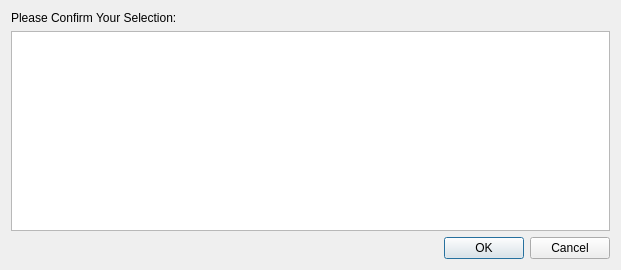
<?xml version="1.0" encoding="UTF-8"?>
<ui version="4.0">
 <class>ComfirmSelection</class>
 <widget class="QDialog" name="ComfirmSelection">
  <property name="geometry">
   <rect>
    <x>0</x>
    <y>0</y>
    <width>621</width>
    <height>270</height>
   </rect>
  </property>
  <property name="windowTitle">
   <string>Select feature to update</string>
  </property>
  <layout class="QVBoxLayout" name="verticalLayout_2">
   <item>
    <widget class="QLabel" name="label_2">
     <property name="text">
      <string>Please Confirm Your Selection:</string>
     </property>
    </widget>
   </item>
   <item>
    <widget class="DictionaryListView" name="uSadListView">
     <property name="selectionMode">
      <enum>QAbstractItemView::SingleSelection</enum>
     </property>
    </widget>
   </item>
   <item>
    <widget class="QDialogButtonBox" name="buttonBox">
     <property name="orientation">
      <enum>Qt::Horizontal</enum>
     </property>
     <property name="standardButtons">
      <set>QDialogButtonBox::Cancel|QDialogButtonBox::Ok</set>
     </property>
    </widget>
   </item>
  </layout>
 </widget>
 <customwidgets>
  <customwidget>
   <class>DictionaryListView</class>
   <extends>QTableView</extends>
   <header>AimsUI.AimsClient.Gui.DictionaryList</header>
  </customwidget>
 </customwidgets>
 <resources/>
 <connections>
  <connection>
   <sender>buttonBox</sender>
   <signal>accepted()</signal>
   <receiver>ComfirmSelection</receiver>
   <slot>accept()</slot>
   <hints>
    <hint type="sourcelabel">
     <x>248</x>
     <y>254</y>
    </hint>
    <hint type="destinationlabel">
     <x>157</x>
     <y>274</y>
    </hint>
   </hints>
  </connection>
  <connection>
   <sender>buttonBox</sender>
   <signal>rejected()</signal>
   <receiver>ComfirmSelection</receiver>
   <slot>reject()</slot>
   <hints>
    <hint type="sourcelabel">
     <x>316</x>
     <y>260</y>
    </hint>
    <hint type="destinationlabel">
     <x>286</x>
     <y>274</y>
    </hint>
   </hints>
  </connection>
 </connections>
</ui>
